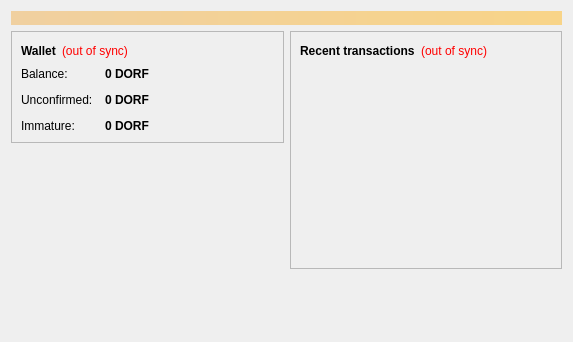
<?xml version="1.0" encoding="UTF-8"?>
<ui version="4.0">
 <class>OverviewPage</class>
 <widget class="QWidget" name="OverviewPage">
  <property name="geometry">
   <rect>
    <x>0</x>
    <y>0</y>
    <width>573</width>
    <height>342</height>
   </rect>
  </property>
  <property name="windowTitle">
   <string>Form</string>
  </property>
  <layout class="QVBoxLayout" name="topLayout">
   <item>
    <widget class="QLabel" name="labelAlerts">
     <property name="visible">
      <bool>false</bool>
     </property>
     <property name="styleSheet">
      <string notr="true">background-color: qlineargradient(x1: 0, y1: 0, x2: 1, y2: 0, stop:0 #F0D0A0, stop:1 #F8D488); color:#000000;</string>
     </property>
     <property name="wordWrap">
      <bool>true</bool>
     </property>
     <property name="margin">
      <number>3</number>
     </property>
    </widget>
   </item>
   <item>
    <layout class="QHBoxLayout" name="horizontalLayout" stretch="1,1">
     <item>
      <layout class="QVBoxLayout" name="verticalLayout_2">
       <item>
        <widget class="QFrame" name="frame">
         <property name="frameShape">
          <enum>QFrame::StyledPanel</enum>
         </property>
         <property name="frameShadow">
          <enum>QFrame::Raised</enum>
         </property>
         <layout class="QVBoxLayout" name="verticalLayout_4">
          <item>
           <layout class="QHBoxLayout" name="horizontalLayout_4">
            <item>
             <widget class="QLabel" name="label_5">
              <property name="font">
               <font>
                <weight>75</weight>
                <bold>true</bold>
               </font>
              </property>
              <property name="text">
               <string>Wallet</string>
              </property>
             </widget>
            </item>
            <item>
             <widget class="QLabel" name="labelWalletStatus">
              <property name="toolTip">
               <string>The displayed information may be out of date. Your wallet automatically synchronizes with the Dorfcoin network after a connection is established, but this process has not completed yet.</string>
              </property>
              <property name="styleSheet">
               <string notr="true">QLabel { color: red; }</string>
              </property>
              <property name="text">
               <string notr="true">(out of sync)</string>
              </property>
              <property name="alignment">
               <set>Qt::AlignLeading|Qt::AlignLeft|Qt::AlignVCenter</set>
              </property>
             </widget>
            </item>
            <item>
             <spacer name="horizontalSpacer_2">
              <property name="orientation">
               <enum>Qt::Horizontal</enum>
              </property>
              <property name="sizeHint" stdset="0">
               <size>
                <width>40</width>
                <height>20</height>
               </size>
              </property>
             </spacer>
            </item>
           </layout>
          </item>
          <item>
           <layout class="QFormLayout" name="formLayout_2">
            <property name="fieldGrowthPolicy">
             <enum>QFormLayout::AllNonFixedFieldsGrow</enum>
            </property>
            <property name="horizontalSpacing">
             <number>12</number>
            </property>
            <property name="verticalSpacing">
             <number>12</number>
            </property>
            <item row="0" column="0">
             <widget class="QLabel" name="label">
              <property name="text">
               <string>Balance:</string>
              </property>
             </widget>
            </item>
            <item row="0" column="1">
             <widget class="QLabel" name="labelBalance">
              <property name="font">
               <font>
                <weight>75</weight>
                <bold>true</bold>
               </font>
              </property>
              <property name="cursor">
               <cursorShape>IBeamCursor</cursorShape>
              </property>
              <property name="toolTip">
               <string>Your current balance</string>
              </property>
              <property name="text">
               <string notr="true">0 DORF</string>
              </property>
              <property name="textInteractionFlags">
               <set>Qt::LinksAccessibleByMouse|Qt::TextSelectableByKeyboard|Qt::TextSelectableByMouse</set>
              </property>
             </widget>
            </item>
            <item row="1" column="0">
             <widget class="QLabel" name="label_3">
              <property name="text">
               <string>Unconfirmed:</string>
              </property>
             </widget>
            </item>
            <item row="1" column="1">
             <widget class="QLabel" name="labelUnconfirmed">
              <property name="font">
               <font>
                <weight>75</weight>
                <bold>true</bold>
               </font>
              </property>
              <property name="cursor">
               <cursorShape>IBeamCursor</cursorShape>
              </property>
              <property name="toolTip">
               <string>Total of transactions that have yet to be confirmed, and do not yet count toward the current balance</string>
              </property>
              <property name="text">
               <string notr="true">0 DORF</string>
              </property>
              <property name="textInteractionFlags">
               <set>Qt::LinksAccessibleByMouse|Qt::TextSelectableByKeyboard|Qt::TextSelectableByMouse</set>
              </property>
             </widget>
            </item>
            <item row="2" column="0">
             <widget class="QLabel" name="labelImmatureText">
              <property name="text">
               <string>Immature:</string>
              </property>
             </widget>
            </item>
            <item row="2" column="1">
             <widget class="QLabel" name="labelImmature">
              <property name="font">
               <font>
                <weight>75</weight>
                <bold>true</bold>
               </font>
              </property>
              <property name="toolTip">
               <string>Mined balance that has not yet matured</string>
              </property>
              <property name="text">
               <string notr="true">0 DORF</string>
              </property>
              <property name="textInteractionFlags">
               <set>Qt::LinksAccessibleByMouse|Qt::TextSelectableByKeyboard|Qt::TextSelectableByMouse</set>
              </property>
             </widget>
            </item>
           </layout>
          </item>
         </layout>
        </widget>
       </item>
       <item>
        <spacer name="verticalSpacer">
         <property name="orientation">
          <enum>Qt::Vertical</enum>
         </property>
         <property name="sizeHint" stdset="0">
          <size>
           <width>20</width>
           <height>40</height>
          </size>
         </property>
        </spacer>
       </item>
      </layout>
     </item>
     <item>
      <layout class="QVBoxLayout" name="verticalLayout_3">
       <item>
        <widget class="QFrame" name="frame_2">
         <property name="frameShape">
          <enum>QFrame::StyledPanel</enum>
         </property>
         <property name="frameShadow">
          <enum>QFrame::Raised</enum>
         </property>
         <layout class="QVBoxLayout" name="verticalLayout">
          <item>
           <layout class="QHBoxLayout" name="horizontalLayout_2">
            <item>
             <widget class="QLabel" name="label_4">
              <property name="text">
               <string>&lt;b&gt;Recent transactions&lt;/b&gt;</string>
              </property>
             </widget>
            </item>
            <item>
             <widget class="QLabel" name="labelTransactionsStatus">
              <property name="toolTip">
               <string>The displayed information may be out of date. Your wallet automatically synchronizes with the Dorfcoin network after a connection is established, but this process has not completed yet.</string>
              </property>
              <property name="styleSheet">
               <string notr="true">QLabel { color: red; }</string>
              </property>
              <property name="text">
               <string notr="true">(out of sync)</string>
              </property>
              <property name="alignment">
               <set>Qt::AlignRight|Qt::AlignTrailing|Qt::AlignVCenter</set>
              </property>
             </widget>
            </item>
            <item>
             <spacer name="horizontalSpacer">
              <property name="orientation">
               <enum>Qt::Horizontal</enum>
              </property>
              <property name="sizeHint" stdset="0">
               <size>
                <width>40</width>
                <height>20</height>
               </size>
              </property>
             </spacer>
            </item>
           </layout>
          </item>
          <item>
           <widget class="QListView" name="listTransactions">
            <property name="styleSheet">
             <string notr="true">QListView { background: transparent; }</string>
            </property>
            <property name="frameShape">
             <enum>QFrame::NoFrame</enum>
            </property>
            <property name="verticalScrollBarPolicy">
             <enum>Qt::ScrollBarAlwaysOff</enum>
            </property>
            <property name="horizontalScrollBarPolicy">
             <enum>Qt::ScrollBarAlwaysOff</enum>
            </property>
            <property name="selectionMode">
             <enum>QAbstractItemView::NoSelection</enum>
            </property>
           </widget>
          </item>
         </layout>
        </widget>
       </item>
       <item>
        <spacer name="verticalSpacer_2">
         <property name="orientation">
          <enum>Qt::Vertical</enum>
         </property>
         <property name="sizeHint" stdset="0">
          <size>
           <width>20</width>
           <height>40</height>
          </size>
         </property>
        </spacer>
       </item>
      </layout>
     </item>
    </layout>
   </item>
  </layout>
 </widget>
 <resources/>
 <connections/>
</ui>
